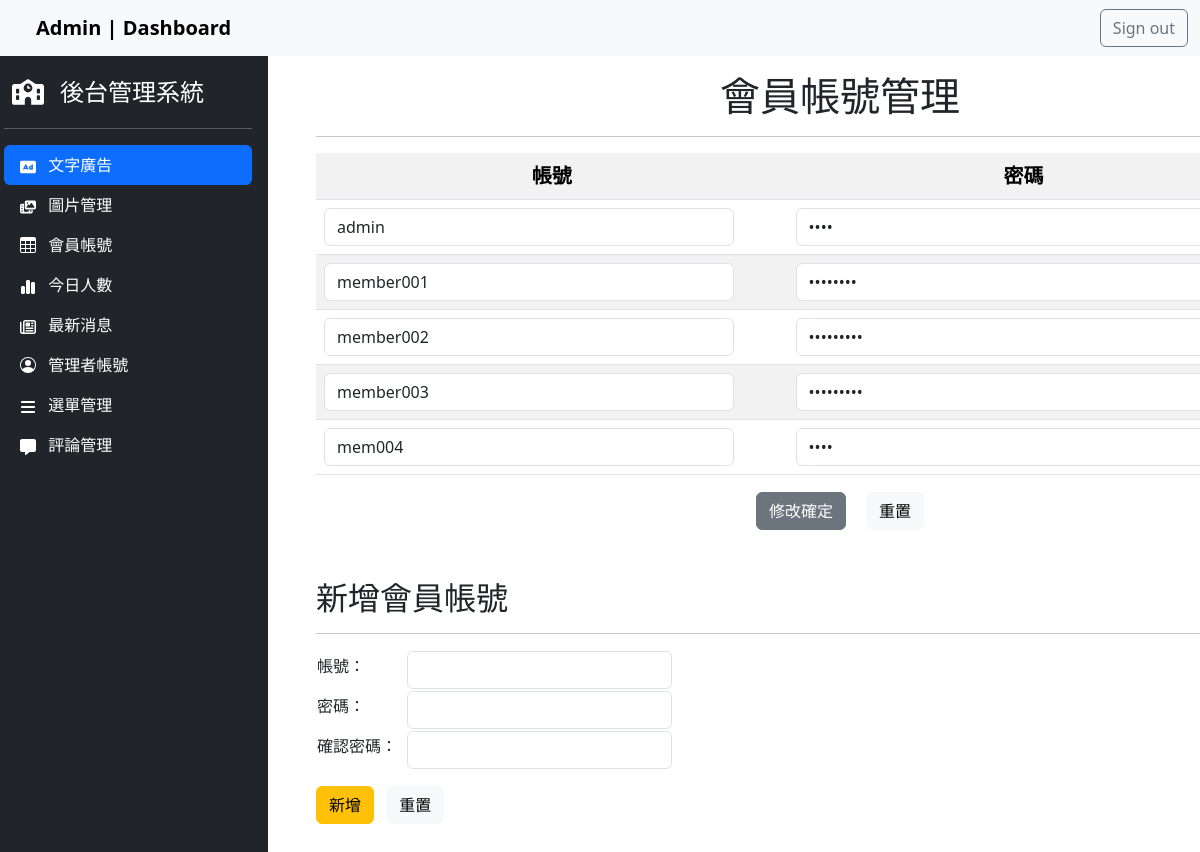
Screenshot of /back.php?do=mem (signed in) with the database file from the repository.
### tables this page shows
CREATE TABLE `mem` (
  `id` int(10) UNSIGNED NOT NULL,
  `acc` text NOT NULL,
  `pw` text NOT NULL
);

### api/db.php (called while the page is built, shortened)
<?php
class DB
{
    protected $dsn = "mysql:host=localhost;charset=utf8;dbname=db_project";
    protected $pdo;
    protected $table;
    public function __construct($table)
    {
        $this->table = $table;
        $this->pdo = new PDO($this->dsn, 'root', '');
    }
    function all($where = '', $other = '')
    {
        $sql = "select * from `$this->table` ";
        $sql = $this->sql_all($sql, $where, $other);
        return $this->pdo->query($sql)->fetchAll(PDO::FETCH_ASSOC);
    }
    private function sql_all($sql, $array, $other)
    {
        if (isset($this->table) && !empty($this->table)) {
            if (is_array($array)) {
                if (!empty($array)) {
                    $tmp = $this->a2s($array);
                    $sql .= " where " . join(" && ", $tmp);
                }
            } else {
                $sql .= " $array";
            }
            $sql .= $other;
            return $sql;
        }
    }
}
$Title = new DB('titles');
if (isset($_GET['do'])) {
    if (isset(${ucfirst($_GET['do'])})) {
        $DB = ${ucfirst($_GET['do'])};
    }
} else {
    $DB = $Title;
}

### back/mem.php (the view, shortened to what this page needs)
<link rel="stylesheet" href="../css/back_style.css">
<div class="container-fluid">
    <h1 class="text-center mt-3 mb-3">會員帳號管理</h1>
    <hr>
    <form method="post" action="./api/edit.php">
        <table class="table table-striped">
            <tbody class="text-center">
                <tr class="fs-5">
                    <th width="45%">帳號</th>
                    <th width="45%">密碼</th>
                </tr>
                <?php
                $rows = $DB->all();
                foreach ($rows as $row) {
                ?>
                    <tr>
                        <td>
                            <input class="form-control" type="text" name="acc[]" style="width:90%" value="<?= $row['acc']; ?>">
                        </td>
                        <td>
                            <input class="form-control" type="password" name="pw[]" value="<?= $row['pw']; ?>">
                        </td>
                    </tr>
                <?php
                }
                ?>
            </tbody>
        </table>
        <table class="m-auto">
            <tbody>
                <tr>
                    <td class="mt-3">
                        <input class="btn btn-secondary me-3" type="submit" value="修改確定">
                        <input class="btn btn-light" type="reset" value="重置">
                    </td>
                </tr>
            </tbody>
        </table>
    </form>
    <h2 class="mt-5 mb-3 fw-medium">新增會員帳號</h2>
    <hr>
    <form action="./api/add.php" method="post">
            <table>
                <tr>
                    <td><label for="accInput" class="form-label">帳號：</label></td>
                    <td><input class="form-control ms-2" type="text" name="acc" id="accInput"></td>
                </tr>
                <tr>
                    <td><label for="pwInput" class="form-label">密碼：</label></td>
                    <td><input class="form-control ms-2" type="password" name="pw" id="pwInput"></td>
                </tr>
                <tr>
                    <td><label for="pw2Input" class="form-label">確認密碼：</label></td>
                    <td><input class="form-control ms-2" type="password" name="pw2" id="pw2Input"></td>
                </tr>
            </table>
        <div class="mt-3">
            <input class="btn btn-warning me-2" type="submit" value="新增">
            <input class="btn btn-light" type="reset" value="重置">
        </div>
    </form>
</div>

### css/sidebars.css (style rules this page uses)
body { min-height: 100vh; min-height: -webkit-fill-available; }
html { height: -webkit-fill-available; }

### rows the page displays
mem: acc "admin"
mem: acc "member001"
mem: acc "member002"
mem: acc "member003"
mem: acc "mem004"
